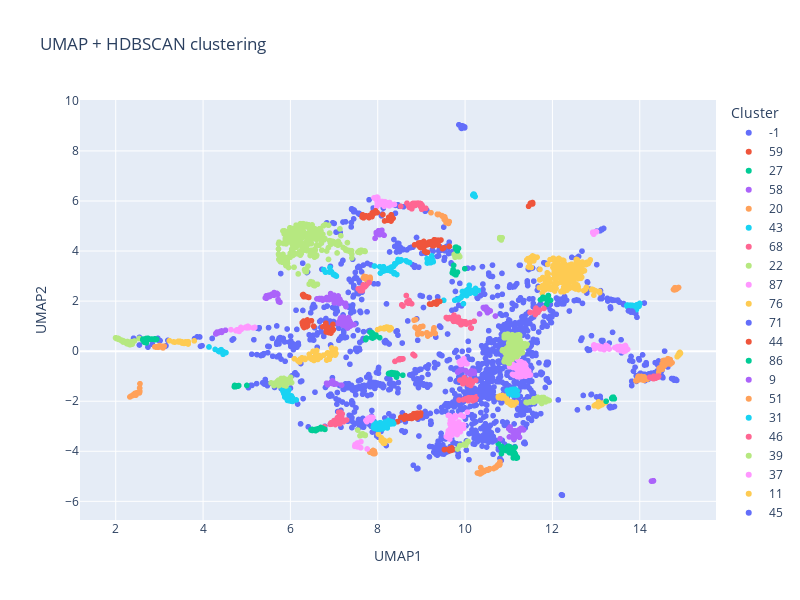

The notebook cell this image was saved under:
### Code cell
gene_labels = bp_no_redundancy.index  # nomi o ID dei geni
embedding, cluster_labels = umap_hdbscan_plot(
    X_tfidf,
    gene_labels=gene_labels,
    interactive=True
)
